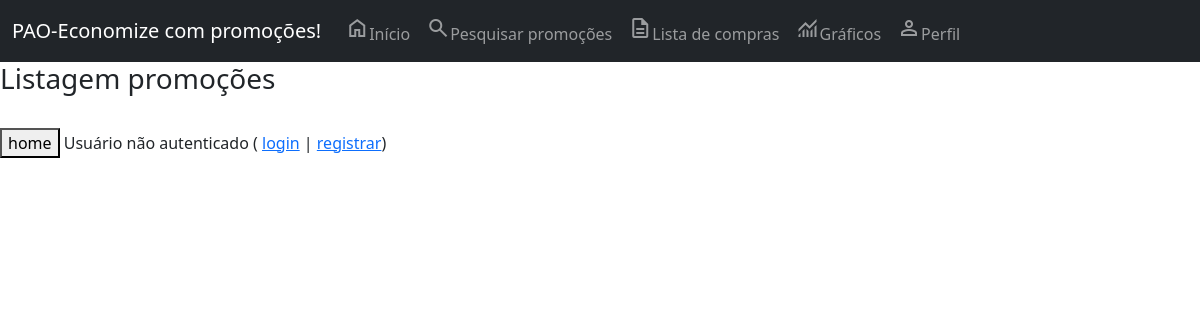
Before: /listagem-usuarios/ with the older database file.
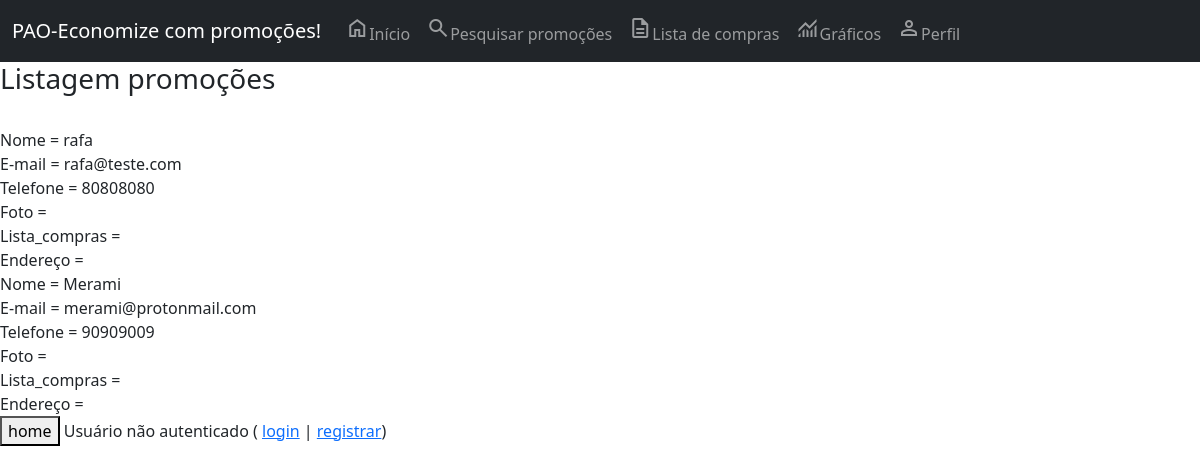
After: the same page with the newer database file.
### core/models.py (models this page shows, shortened)
class Usuario(models.Model):
    nome = models.CharField(max_length=100, verbose_name='Nome')
    email = models.EmailField(verbose_name='E-mail')
    telefone = models.CharField(max_length=20, blank=True, null=True, verbose_name='Telefone')
    foto = models.ImageField(upload_to='foto_cliente', blank=True, null=True, verbose_name='')
    id_lista_compras = models.ForeignKey(ListaCompras, blank=True, null=True, on_delete=models.CASCADE, verbose_name='ListaCompras')
    endereco = models.OneToOneField(Endereco, blank=True, null=True, on_delete=models.CASCADE, verbose_name='Endereço')
    class Meta:
        verbose_name_plural = 'Usuario'

### core/views.py (the view)
# urls.py: path('listagem-usuarios/', listagem_usuarios, name='url_listagem_usuarios'),
def listagem_usuarios(request):
    dados = Usuario.objects.all()
    contexto = {'dados': dados}
    return render(request, 'core/listagem_usuarios.html', contexto)

### core/templates/core/listagem_usuarios.html (shortened to what this page needs)
{% extends 'base.html' %}
{% load static %}
{% block main %}
<h3>Listagem promoções</h3> <br>
{% for i in dados %}
    Nome = {% if i.nome %} {{ i.nome }} {% endif %} <br>
    E-mail = {% if i.email %} {{ i.email }} {% endif %} <br>
    Telefone = {% if i.telefone %} {{ i.telefone }} {% endif %} <br>
    Foto = {% if i.foto %} {{ i.foto }} {% endif %} <br>
    Lista_compras = {% if i.id_lista_compras %} {{ i.id_lista_compras }} {% endif %} <br>
    Endereço = {% if i.id_endereco %} {{ i.id_endereco }} {% endif %} <br>
{% endfor %}
<button onclick="window.location.href='/'">home</button>
{% endblock %}

Changed rows visible on the page:
added Usuario: nome "rafa", email "rafa@teste.com", telefone "80808080"
added Usuario: nome "Merami", email "merami@protonmail.com", telefone "90909009"
